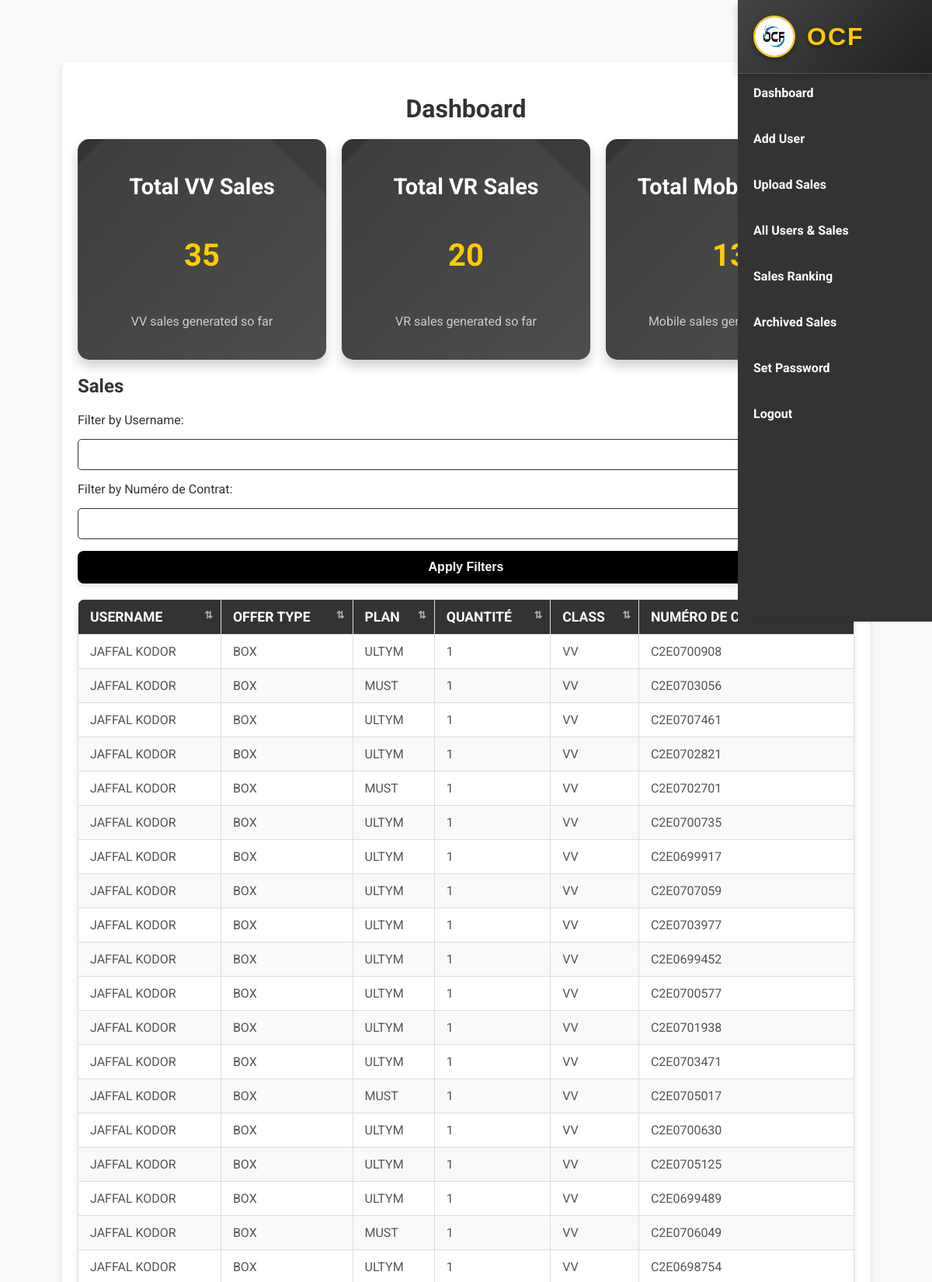
The app's page /dashboard (signed in, upper part) with its own data.
### test.py (models this page shows)
class Sale(db.Model):
    id = db.Column(db.Integer, primary_key=True)
    date = db.Column(db.String(10), nullable=False)
    offer_type = db.Column(db.String(100), nullable=False)  # Box or Mobile
    plan = db.Column(db.String(100), nullable=False)
    quantity = db.Column(db.Integer, nullable=False)  # Quantité
    user_id = db.Column(db.Integer, db.ForeignKey('user.id'), nullable=False)
    class_type = db.Column(db.String(20), nullable=False)  # Ajout de la colonne classe
    contract_number = db.Column(db.String(50), nullable=False)  # Numéro de contrat

class User(db.Model):
    id = db.Column(db.Integer, primary_key=True)
    username = db.Column(db.String(80), unique=True, nullable=False)
    password = db.Column(db.String(200), nullable=False)
    role = db.Column(db.String(20), default='user')  # user or admin
    sales = db.relationship('Sale', backref='user', lazy=True)

### test.py (the view)
@app.route('/dashboard', methods=['GET', 'POST'])
def dashboard():
    if 'user_id' not in session:
        return redirect(url_for('login'))
    user = User.query.get(session['user_id'])
    filter_username = request.form.get('filter_username', '').strip()
    filter_contract_number = request.form.get('filter_contract_number', '').strip()
    sales_query = Sale.query
    if user.role == 'admin':
        if filter_username:
            sales_query = sales_query.join(User).filter(User.username.ilike(f"%{filter_username}%"))
        if filter_contract_number:
            sales_query = sales_query.filter(Sale.contract_number.ilike(f"%{filter_contract_number}%"))
        all_sales = sales_query.all()
    elif user.role == 'user':
        sales_query = sales_query.filter_by(user_id=user.id)
        if filter_contract_number:
            sales_query = sales_query.filter(Sale.contract_number.ilike(f"%{filter_contract_number}%"))
        all_sales = sales_query.all()
    total_vv = sum(sale.quantity for sale in all_sales if sale.class_type == 'VV')
    total_vr = sum(sale.quantity for sale in all_sales if sale.class_type == 'VR')
    total_mobiles = sum(sale.quantity for sale in all_sales if sale.class_type == 'Mobiles')
    return render_template(
        'layout.html',
        page='dashboard',
        all_sales=all_sales,
        total_vv=total_vv,
        total_vr=total_vr,
        total_mobiles=total_mobiles,
        filter_username=filter_username,
        filter_contract_number=filter_contract_number
    )

### test.py (called while the page is built)
@app.before_request
def restrict_access():
    if 'user_id' in session:
        user = User.query.get(session['user_id'])
        if user:
            session['role'] = user.role
        else:
            session.pop('user_id', None)

### templates/layout.html (shortened to what this page needs)
<!DOCTYPE html>
<html lang="en">
<head>
    <link rel="stylesheet" href="{{ url_for('static', filename='style.css') }}">
</head>
<body>
   <div class="sidebar">
        <div class="logo">
            <img src="{{ url_for('static', filename='images/logo.jpg') }}" alt="OCF Logo">
            <span>OCF</span>
        </div>
        <ul class="menu">
            <li><a href="/dashboard">Dashboard</a></li>
            <li><a href="/admin/create_user">Add User</a></li>
            <li><a href="/admin/upload_sales">Upload Sales</a></li>
            <li><a href="/admin/all_sales">All Users & Sales</a></li>
            <li><a href="/admin/sales_ranking">Sales Ranking</a></li>
            <li><a href="/admin/view_archives">Archived Sales</a></li>
            <li><a href="/admin/set_password">Set Password</a></li>
            <li><a href="/logout">Logout</a></li>
        </ul>
    </div>
    <div class="container">
        {% if page == 'login' %}
        <div class="form-container">
            <h1 class="main-title gradient">Welcome to OCF</h1>
            {% if error %}
            <p class="error">{{ error }}</p>
            {% endif %}
            <form method="POST" action="/login">
                <input type="text" name="username" placeholder="Enter your username" required>
                <input type="password" name="password" placeholder="Enter your password" required>
                <button type="submit">Login</button>
            </form>
        </div>
        {% elif page == 'dashboard' %}
        <h1>Dashboard</h1>
        <div class="totals-container">
            <div class="card total-vv">
                <h2>Total VV Sales</h2>
                <p class="total-number">{{ total_vv }}</p>
                <p>VV sales generated so far</p>
            </div>
            <div class="card total-vr">
                <h2>Total VR Sales</h2>
                <p class="total-number">{{ total_vr }}</p>
                <p>VR sales generated so far</p>
            </div>
            <div class="card total-mobiles">
                <h2>Total Mobile Sales</h2>
                <p class="total-number">{{ total_mobiles }}</p>
                <p>Mobile sales generated so far</p>
            </div>
        </div>
        <h2>Sales</h2>
         <form method="POST" action="/dashboard" class="filter-form">
         <label for="filter-username">Filter by Username:</label>
         <input type="text" id="filter-username" name="filter_username" value="{{   filter_username or '' }}">
         <label for="filter-contract-number">Filter by Numéro de Contrat:</label>
         <input type="text" id="filter-contract-number" name="filter_contract_number"        value="{{ filter_contract_number or '' }}">
             <button type="submit">Apply Filters</button>
         </form>
        <table>
            <thead>
                <tr>
                    <th>Username</th>
                    <th>Offer Type</th>
                    <th>Plan</th>
                    <th>Quantité</th>
                    <th>Class</th>
                    <th>Numéro de contrat</th>
                </tr>
            </thead>
            <tbody>
                {% for sale in all_sales %}
                <tr>
                    <td>{{ sale.user.username }}</td>
                    <td>{{ sale.offer_type }}</td>
                    <td>{{ sale.plan }}</td>
                    <td>{{ sale.quantity }}</td>
                    <td>{{ sale.class_type }}</td>
                    <td>{{ sale.contract_number }}</td>
                </tr>
                {% endfor %}
            </tbody>
        </table>
        {% endif %}
    </div>
</body>
</html>

### records on screen
Sale: user.username "JAFFAL KODOR", offer_type "BOX", plan "ULTYM", quantity "1", class_type "VV", contract_number "C2E0700908"
Sale: user.username "JAFFAL KODOR", offer_type "BOX", plan "MUST", quantity "1", class_type "VV", contract_number "C2E0703056"
Sale: user.username "JAFFAL KODOR", offer_type "BOX", plan "ULTYM", quantity "1", class_type "VV", contract_number "C2E0707461"
Sale: user.username "JAFFAL KODOR", offer_type "BOX", plan "ULTYM", quantity "1", class_type "VV", contract_number "C2E0702821"
Sale: user.username "JAFFAL KODOR", offer_type "BOX", plan "MUST", quantity "1", class_type "VV", contract_number "C2E0702701"
Sale: user.username "JAFFAL KODOR", offer_type "BOX", plan "ULTYM", quantity "1", class_type "VV", contract_number "C2E0700735"
Sale: user.username "JAFFAL KODOR", offer_type "BOX", plan "ULTYM", quantity "1", class_type "VV", contract_number "C2E0699917"
Sale: user.username "JAFFAL KODOR", offer_type "BOX", plan "ULTYM", quantity "1", class_type "VV", contract_number "C2E0707059"
Sale: user.username "JAFFAL KODOR", offer_type "BOX", plan "ULTYM", quantity "1", class_type "VV", contract_number "C2E0703977"
Sale: user.username "JAFFAL KODOR", offer_type "BOX", plan "ULTYM", quantity "1", class_type "VV", contract_number "C2E0699452"
Sale: user.username "JAFFAL KODOR", offer_type "BOX", plan "ULTYM", quantity "1", class_type "VV", contract_number "C2E0700577"
Sale: user.username "JAFFAL KODOR", offer_type "BOX", plan "ULTYM", quantity "1", class_type "VV", contract_number "C2E0701938"
Sale: user.username "JAFFAL KODOR", offer_type "BOX", plan "ULTYM", quantity "1", class_type "VV", contract_number "C2E0703471"
Sale: user.username "JAFFAL KODOR", offer_type "BOX", plan "MUST", quantity "1", class_type "VV", contract_number "C2E0705017"
Sale: user.username "JAFFAL KODOR", offer_type "BOX", plan "ULTYM", quantity "1", class_type "VV", contract_number "C2E0700630"
Sale: user.username "JAFFAL KODOR", offer_type "BOX", plan "ULTYM", quantity "1", class_type "VV", contract_number "C2E0705125"
Sale: user.username "JAFFAL KODOR", offer_type "BOX", plan "ULTYM", quantity "1", class_type "VV", contract_number "C2E0699489"
Sale: user.username "JAFFAL KODOR", offer_type "BOX", plan "MUST", quantity "1", class_type "VV", contract_number "C2E0706049"
Sale: user.username "JAFFAL KODOR", offer_type "BOX", plan "ULTYM", quantity "1", class_type "VV", contract_number "C2E0698754"

### other values on screen
{{ total_vv }} "35"
{{ total_vr }} "20"
{{ total_mobiles }} "13"
